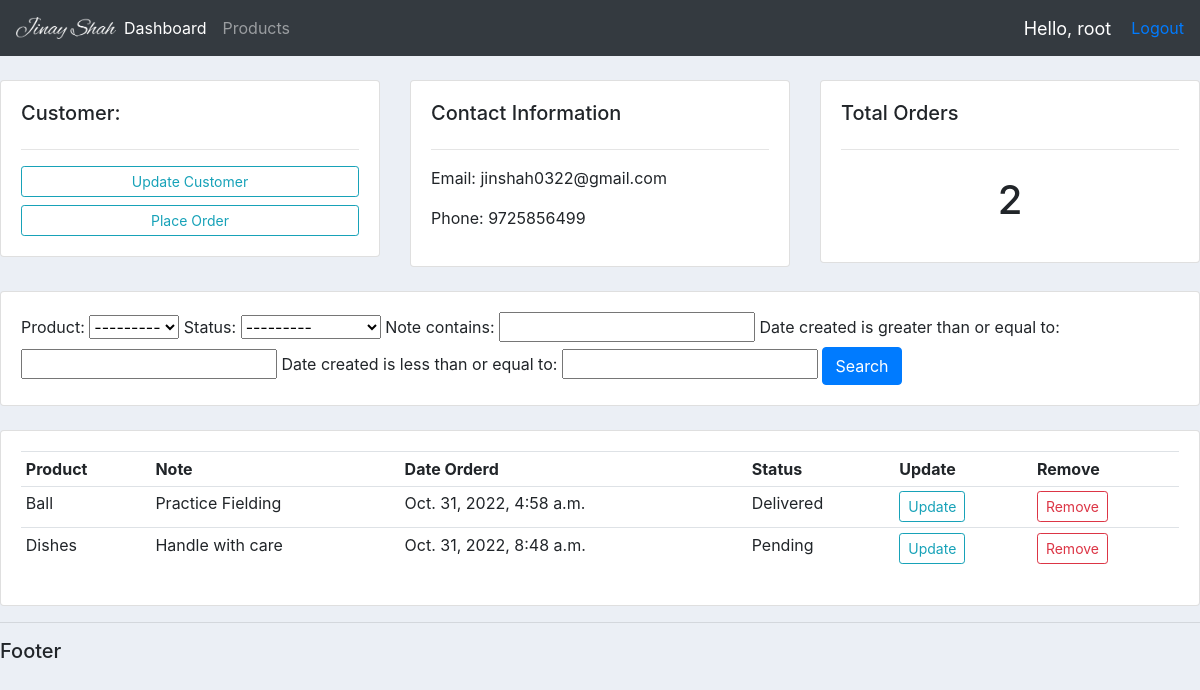
The app's page /customer/1/ (signed in) with its own data.
### accounts/models.py (models this page shows, shortened)
class Customer(models.Model):
    name = models.CharField(max_length=200,null=True)
    phone = models.CharField(max_length=200,null=True)
    email = models.EmailField(max_length=200,null=True)
    date_created = models.DateTimeField(auto_now_add=True,null=True)

class Order(models.Model):
    STATUS = (
        ('Pending','Pending'),
        ('Out for delivery','Out for delivery'),
        ('Delivered','Delivered'),
    )
    customer = models.ForeignKey(Customer,null=True,on_delete=models.SET_NULL)
    product = models.ForeignKey(Product,null=True,on_delete=models.SET_NULL)
    date_created = models.DateTimeField(auto_now_add=True,null=True)
    status = models.CharField(max_length=200,null=True,choices=STATUS)
    note = models.CharField(max_length=1000,null=True,blank=True)

class Product(models.Model):
    CATEGORY = (
        ('Indoor','Indoor'),
        ('Out Door','Out Door'),
    )
    name = models.CharField(max_length=200,null=True)
    price = models.IntegerField(null=True)
    category = models.CharField(max_length=200,null=True,choices=CATEGORY)
    description = models.CharField(max_length=200,null=True,blank=True)
    date_created = models.DateTimeField(auto_now_add=True,null=True)
    tag = models.ManyToManyField(Tag)
    def __str__(self):
        return self.name

### accounts/decorators.py (the view)
        def wrapper_func(request, *args, **kwargs):
            group = None
            if request.user.groups.exists():
                group = request.user.groups.all()[0].name
            if group in allowed_roles:
                return view_func(request, *args, **kwargs)
            else:
                return HttpResponse('You are not authorized to view this page')

### accounts/views.py (called while the page is built)
@login_required(login_url='login')
@allowed_users(allowed_roles=['admin'])
def customer(request,pk):
    customer = Customer.objects.get(id=pk)
    orders = customer.order_set.all()
    myfilter = OrderFilter(request.GET,queryset=orders)
    orders = myfilter.qs
    context={'customer':customer,'orders':orders,'myfilter':myfilter}
    return render(request, 'accounts/customer.html',context)

### accounts/templates/accounts/customer.html
{% extends 'accounts/main.html' %}
{% block content %}
<br>
<div class="row">
	<div class="col-md">
		<div class="card card-body">
			<h5>Customer:</h5>
			<hr>
			<a class="btn btn-outline-info  btn-sm btn-block" href="">Update Customer</a>
			<a class="btn btn-outline-info  btn-sm btn-block" href="{% url 'create_order' customer.id %}">Place Order</a>
		</div>
	</div>
	<div class="col-md">
		<div class="card card-body">
			<h5>Contact Information</h5>
			<hr>
			<p>Email: {{customer.email}}</p>
			<p>Phone: {{customer.phone}}</p>
		</div>
	</div>
	<div class="col-md">
		<div class="card card-body">
			<h5>Total Orders</h5>
			<hr>
			<h1 style="text-align: center;padding: 10px">{{orders.count}}</h1>
		</div>
	</div>
</div>
<br>
<div class="row">
	<div class="col">
		<div class="card card-body">
			<form method="get">
				{{myfilter.form}}
		    <button class="btn btn-primary" type="submit">Search</button>
		  </form>
		</div>
	</div>
</div>
<br>
<div class="row">
	<div class="col-md">
		<div class="card card-body">
			<table class="table table-sm">
				<tr>
					<th>Product</th>
					<th>Note</th>
					<th>Date Orderd</th>
					<th>Status</th>
					<th>Update</th>
					<th>Remove</th>
				</tr>
				{% for i in orders %}
				<tr>
					<td>{{i.product}}</td>
					<td>{{i.note}}</td>
					<td>{{i.date_created}}</td>
					<td>{{i.status}}</td>
					<td><a class="btn btn-outline-info btn-sm" href="{% url 'update_order' i.id %}">Update</a></td>
					<td><a class="btn btn-outline-danger btn-sm" href="{% url 'delete_order' i.id %}">Remove</a></td>
				</tr>
				{% endfor %}
			</table>
		</div>
	</div>
</div>
{% endblock %}

### accounts/templates/accounts/navbar.html (shortened to what this page needs)
{% load static %}
<nav class="navbar navbar-expand-lg navbar-dark bg-dark">
 <img src="{% static 'images/logo.png' %}" width=100px>
  <div class="collapse navbar-collapse" id="navbarNav">
    <ul class="navbar-nav">
      <li class="nav-item active">
        <a class="nav-link" href="{% url 'home' %}">Dashboard</a>
      </li>
      <li class="nav-item">
        <a class="nav-link" href="{% url 'products' %}">Products</a>
      </li>
    </ul>
  </div>
  <span class="hello-msg">Hello, {{request.user}}</span>
  <span><a href="{% url 'logout' %}">Logout</a></span>
</nav>

### accounts/templates/accounts/navbar.html (style rules this page uses)
.hello-msg { font-size: 18px; color: #fff; margin-right: 20px; }

### records on screen
Customer: email "jinshah0322@gmail.com", phone "9725856499"
Order: product "Ball", note "Practice Fielding", date_created "Oct. 31, 2022, 4:58 a.m.", status "Delivered"
Order: product "Dishes", note "Handle with care", date_created "Oct. 31, 2022, 8:48 a.m.", status "Pending"

### other values on screen
{{ request.user }} "root"
{{ orders.count }} "2"
